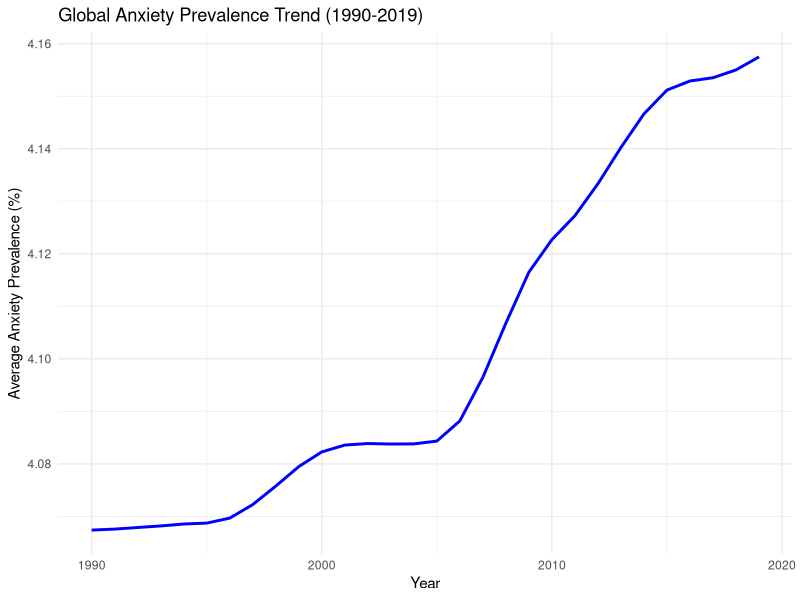

This chart was generated by the following R code:
# Load necessary libraries
library(ggplot2)
library(dplyr)

# Load the data
ANXIETY <- read.csv("anxiety-cleaned.csv")

# Calculate global average anxiety rate by year
global_trend <- ANXIETY %>%
  group_by(Year) %>%
  summarise(global_anxiety = mean(Anxiety, na.rm = TRUE))

# Plot the global anxiety trend over time
ggplot(global_trend, aes(x = Year, y = global_anxiety)) +
  geom_line(color = "blue", size = 1) +
  labs(title = "Global Anxiety Prevalence Trend (1990-2019)",
       x = "Year", y = "Average Anxiety Prevalence (%)") +
  theme_minimal()
